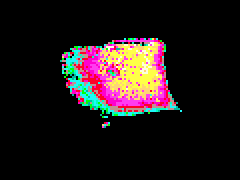
#> input picture calibration/time_average/colorimg/1600_11.bmp, 120 x 90 px, given in place of img_28.bmp, which was not available (shown 2 times larger)
$ python CMOStotwocolor20210706.py   (older library calls are emulated)
#> lines starting #> are read from the running program, lines starting #| are printed output that depends on the picture; after the words box and inside, x2 and y2 are one past the last pixel; in counts of white or black regions, pixels touching at a corner belong together; pictures that were not available may be replaced by others from this repository, and a replacement may not be noted
### calibration/Multiple_regression_analysis/gravitypoint.py
"""
重心を求める
参考記事：https://cvtech.cc/pycvmoment/
方法1：画像から重心を求める
方法2：輪郭から重心を求める
"""

import cv2
import numpy as np
import matplotlib.pyplot as plt
from icecream import ic

# [60 lines left out: functions get_gravitypoint_img, get_gravitypoint_img_gray, not called in this run]

def get_gravitypoint_CMOS(img_color, show_gp_img = True, threshold = 20, print_gp = True):
    """
    画像の輪郭から重心を求める(CMOS画像用)

    Parameters
    ----------
    img_color : numpy
        画像のRGB値が入った配列

    Returns
    -------
    gravitypoint_x : int
        重心のx座標
    gravitypoint_y : int
        重心のy座標
    """

    img_red = img_color[:,:,0]
    ret, img_thresh = cv2.threshold(img_red, threshold, 255, cv2.THRESH_BINARY)
    # cv2.imshow("image", img_thresh)
    # cv2.waitKey(0)

    mu = cv2.moments(img_thresh, False)
    if mu["m00"] == 0:
        gravitypoint_x = 74
        gravitypoint_y = 264
        return gravitypoint_x, gravitypoint_y
    gravitypoint_x, gravitypoint_y= int(mu["m10"]/mu["m00"]) , int(mu["m01"]/mu["m00"])

    if show_gp_img == True:
        # 重心を画像で表示
        cv2.circle(img_thresh, (gravitypoint_x, gravitypoint_y), 1, 100, 1, 3)
        plt.imshow(img_thresh)
        plt.colorbar()
        plt.show()
    if print_gp:
        ic(gravitypoint_x, gravitypoint_y)
    if gravitypoint_y > 700 or gravitypoint_x < 200:
        gravitypoint_x = 300
        gravitypoint_y = 500
        return gravitypoint_x, gravitypoint_y
    return gravitypoint_x, gravitypoint_y

# [41 lines left out: function get_gravitypoint_contour, not called in this run]

# [8 lines that do not run on import are left out]
    # [26 lines of commented-out code are left out]


### calibration/Multiple_regression_analysis/CMOStotwocolor20210706.py
"""
CMOSカメラ画像→温度配列→二色温度計画像
"""
from PIL import Image
import numpy as np
import gravitypoint as gp
import twocolor_convert as tc
from icecream import ic
import cv2


if __name__ == '__main__':
    print('laser power? 1400 / 1500 / 1600 / 1700 / 1800')
    laser_power = int(input())
#> the answer given: 3
    height = 300
    width = 300
    # print('after / before projection?')
    # afbf = input()
    print('Average range')
    average = int(input())
#> the answer given: 3
    print('Gain? 16 / 24')
    gain = int(input())
#> the answer given: 3
    print('nonzero? nonzero / haszero')
    nonzero = input()
    for laser_power in range(1400,1900,100):
        for gain in[16,24]:
            for average in range(10,60,10):
                for nonzero in['nonzero', 'haszero']:
                    if gain == 16:
                        dir_name = "/Users/paix/Desktop/Python_lab/frame_data/20210706/after_projection/f4-g16/"
                        mid_frames = [28, 41, 31, 39, 36]
                    elif gain == 24:
                        dir_name = "/Users/paix/Desktop/Python_lab/frame_data/20210706/after_projection/f4-g24/"
                        mid_frames = [32, 38, 32, 26, 57]
                    mid_frame = mid_frames[int((laser_power-1400)/100)]
                    img_CMOS = np.array(Image.open(dir_name + str(laser_power) + '/img_' + str(mid_frame) + '.bmp'))
#> img_CMOS is the input picture: shape (90, 120, 3); mean R, G, B 32.6, 23.9, 23.8

                    x,y = gp.get_gravitypoint_CMOS(img_CMOS, show_gp_img = False)
#> in get_gravitypoint_CMOS, `img_red = img_color[:,:,0]`:
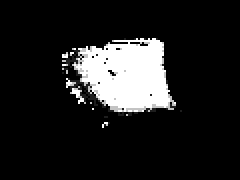
#> img_red: shape (90, 120) (shown 2 times larger); min 0, max 255, mean 32.6
#> in get_gravitypoint_CMOS, `ret, img_thresh = cv2.threshold(img_red, threshold, 255, cv2.THRESH_BI..`:
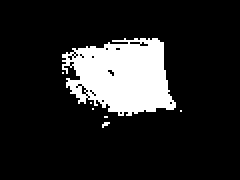
#> img_thresh: shape (90, 120) (shown 2 times larger); 14.4% white; 7 white regions (6 under 20 px), largest, box (x1, y1, x2, y2) and area: (31, 19, 88, 58) 1538
#> in get_gravitypoint_CMOS, `ret, img_thresh = cv2.threshold(img_red, threshold, 255, cv2.THRESH_BI..`: ret = 20
#> in get_gravitypoint_CMOS, `mu = cv2.moments(img_thresh, False)`: mu = moments, m00 395505, centre m10/m00, m01/m00 = (60.63, 37.88)
#> in get_gravitypoint_CMOS, `gravitypoint_x, gravitypoint_y= int(mu["m10"]/mu["m00"]) , int(mu["m01..`: gravitypoint_x = 60; gravitypoint_y = 37
#> x = 300; y = 500
                    trimmed_img_r = img_CMOS[ y - int(height/2) : y + int(height/2) , x - int(width/2) : x + int(width/2), 0]
#> trimmed_img_r = empty array
                    trimmed_img_g = img_CMOS[ y - int(height/2) : y + int(height/2) , x - int(width/2) : x + int(width/2), 1]
#> trimmed_img_g = empty array
                    trimmed_img_b = img_CMOS[ y - int(height/2) : y + int(height/2) , x - int(width/2) : x + int(width/2), 2]
#> trimmed_img_b = empty array

                    img_zero = np.zeros(height*width)

                    threshold = 20
#> (the run stopped early here; a loop or call above may not have finished)

$ run again, on calibration/time_average/colorimg/CMOS_1400_B.bmp
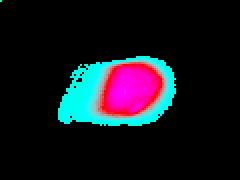
#> input picture calibration/time_average/colorimg/CMOS_1400_B.bmp, 120 x 90 px, given in place of img_28.bmp, which was not available (shown 2 times larger)
#> img_CMOS is the input picture: shape (90, 120, 3); mean R, G, B 19.5, 21.4, 29.1
#> in get_gravitypoint_CMOS, `img_red = img_color[:,:,0]`:
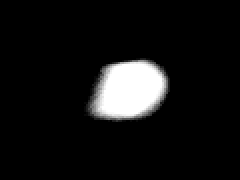
#> img_red: shape (90, 120) (shown 2 times larger); min 0, max 255, mean 19.5
#> in get_gravitypoint_CMOS, `ret, img_thresh = cv2.threshold(img_red, threshold, 255, cv2.THRESH_BI..`:
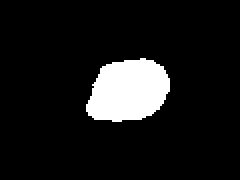
#> img_thresh: shape (90, 120) (shown 2 times larger); 9.5% white; 1 white region, box (x1, y1, x2, y2) and area: (43, 29, 85, 61) 1028
#> ret = 20
#> mu = moments, m00 262140, centre m10/m00, m01/m00 = (63.81, 44.95)
#> gravitypoint_x = 63; gravitypoint_y = 44
#> x = 300; y = 500
#> trimmed_img_r = empty array
